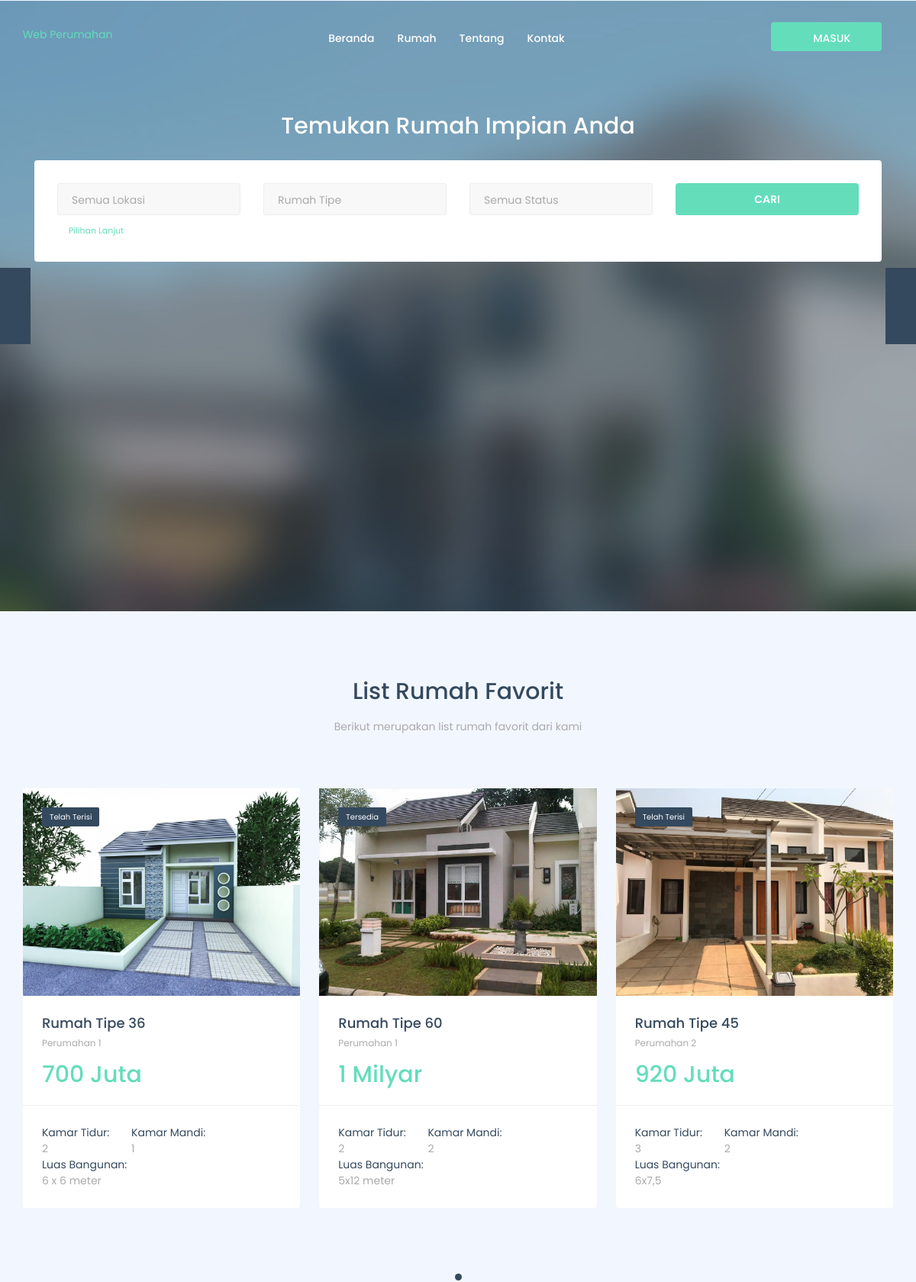
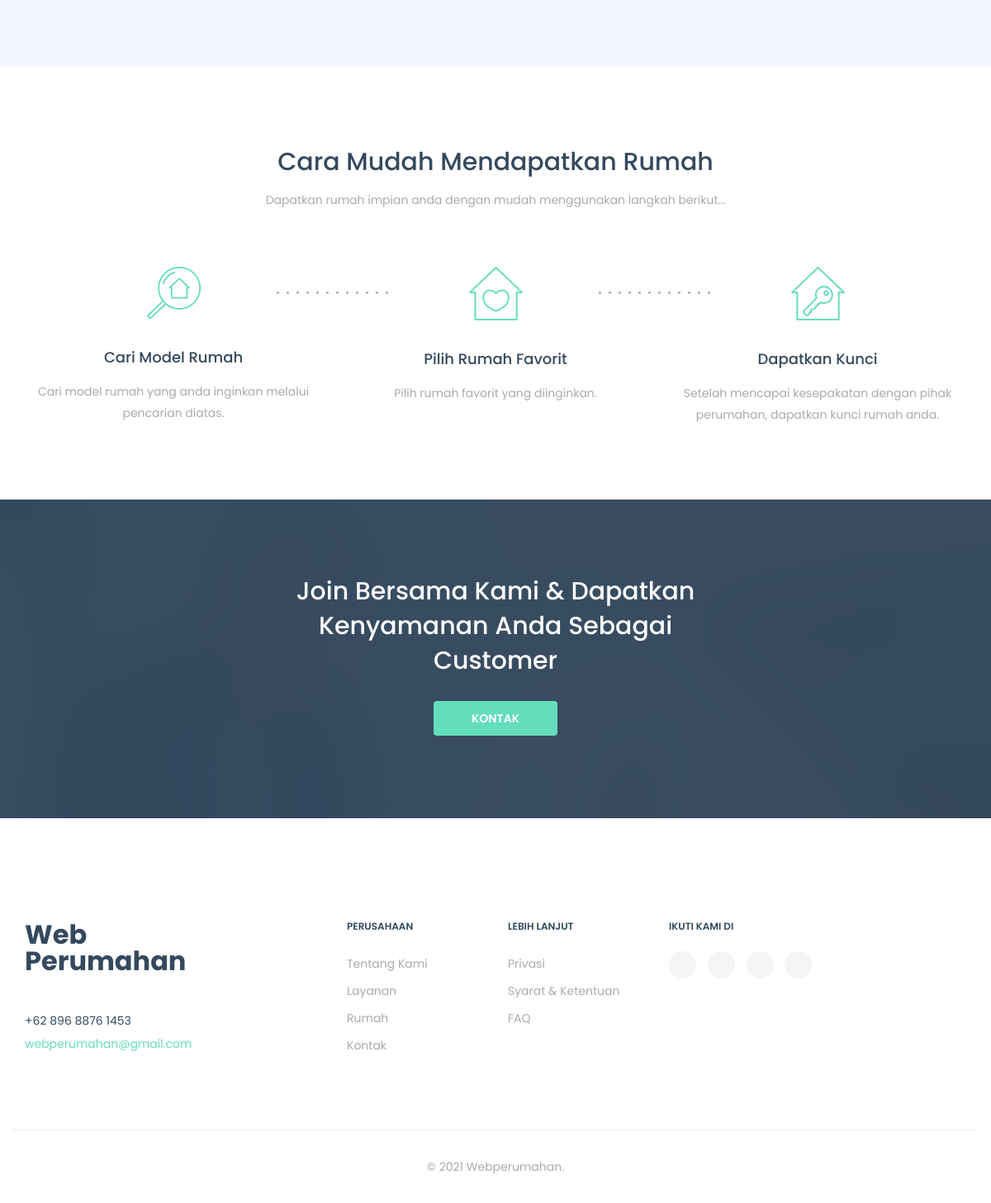
The page /index.php/customer/dashboard on the database its author committed (2 pictures, top to bottom).
### tables this page shows
CREATE TABLE `rumah` (
  `id_rumah` int(12) NOT NULL,
  `nama_rumah` varchar(256) NOT NULL,
  `kode_type` varchar(256) NOT NULL,
  `luas_bangunan` varchar(256) NOT NULL,
  `status` varchar(256) NOT NULL,
  `lokasi` varchar(256) NOT NULL,
  `kamar_tidur` varchar(256) NOT NULL,
  `kamar_mandi` varchar(256) NOT NULL,
  `ruangan` varchar(256) NOT NULL,
  `lantai` varchar(256) NOT NULL,
  `garasi` varchar(256) NOT NULL,
  `deskripsi` text NOT NULL,
  `alamat` varchar(256) NOT NULL,
  `kota` varchar(256) NOT NULL,
  `kode_pos` varchar(256) NOT NULL,
  `harga` varchar(256) NOT NULL,
  `gambar` varchar(256) NOT NULL
);

### application/controllers/customer/dashboard.php (called while the page is built, shortened)
<?php
class Dashboard extends CI_Controller{
    public function index()
    {
        $data['rumah'] = $this->rental_model->get_data('rumah')->result();
        $this->load->view('templates_customer/header');
        $this->load->view('customer/dashboard', $data);
        $this->load->view('templates_customer/footer');
    }
}
?>

### index.php (called while the page is built, shortened)
<?php
require_once BASEPATH.'core/CodeIgniter.php';

### application/models/Rental_model.php (called while the page is built, shortened)
<?php
class Rental_model extends CI_model
{
    public function get_data($table){
        return $this->db->get($table);
    }
}
?>

### application/views/customer/dashboard.php (the view, shortened to what this page needs)
        </header>
        <section id="heroSearch" class="hero-search mtop-100 pt-0 pb-0">
            <div class="container">
                <div class="row">
                    <div class="col-xs-12 col-sm-12 col-md-12">
                        <div class="slider--content">
                            <div class="text-center">
                                <h1>Temukan Rumah Impian Anda</h1>
                            </div>
                            <form class="mb-0">
                                <div class="form-box search-properties">
                                    <div class="row">
                                        <div class="col-xs-12 col-sm-6 col-md-3">
                                            <div class="form-group">
                                                <div class="select--box">
                                                    <i class="fa fa-angle-down"></i>
                                                    <select name="select-location" id="select-location">
                                                        <option>Semua Lokasi</option>
                                                    </select>
                                                </div>
                                            </div>
                                        </div>
                                        <div class="col-xs-12 col-sm-6 col-md-3">
                                            <div class="form-group">
                                                <div class="select--box">
                                                    <i class="fa fa-angle-down"></i>
                                                    <select name="select-type" id="select-type">
                                                        <option>Rumah Tipe</option>
                                                    </select>
                                                </div>
                                            </div>
                                        </div>
                                        <div class="col-xs-12 col-sm-6 col-md-3">
                                            <div class="form-group">
                                                <div class="select--box">
                                                    <i class="fa fa-angle-down"></i>
                                                    <select name="select-status" id="select-status">
                                                        <option>Semua Status</option>
                                                    </select>
                                                </div>
                                            </div>
                                        </div>
                                        <div class="col-xs-12 col-sm-6 col-md-3">
                                            <input type="submit" value="Cari" name="submit" class="btn btn--primary btn--block">
                                        </div>
                                        <div class="col-xs-12 col-sm-12 col-md-12">
                                            <a href="#" class="less--options">Pilihan Lanjut</a>
                                        </div>
                                    </div>
                                </div>
                            </form>
                        </div>
                    </div>
                </div>
            </div>
            <div class="carousel slider-navs" data-slide="1" data-slide-rs="1" data-autoplay="true" data-nav="true" data-dots="false" data-space="0" data-loop="true" data-speed="800">
                <div class="slide--item bg-overlay bg-overlay-dark3">
                </div>
            </div>
        </section>
        <section id="properties-carousel" class="properties-carousel pt-90 pb-90">
            <div class="container">
                <div class="row">
                    <div class="col-xs-12 col-sm-12 col-md-12">
                        <div class="heading heading-2 text-center mb-70">
                            <h2 class="heading--title">List Rumah Favorit</h2>
                            <p class="heading--desc">Berikut merupakan list rumah favorit dari kami</p>
                        </div>
                    </div>
                </div>
                <div class="row">
                    <div class="col-xs-12 col-sm-12 col-md-12">
                        <div class="carousel carousel-dots" data-slide="3" data-slide-rs="2" data-autoplay="true" data-nav="false" data-dots="true" data-space="25" data-loop="true" data-speed="800">
                            <?php foreach( $rumah as $rm): ?>
                                <div class="property-item">
                                    <div class="property--img">
                                        <a href="<?php echo base_url('customer/dashboard/detail_rumah/').$rm->id_rumah ?>">
                                            <img src="<?php echo base_url('assets/upload/' .$rm->gambar) ?>" alt="property image" class="img-responsive">
                                            <span class="property--status"><?php
                                                if ($rm->status == "0"){
                                                    echo "<span> Telah Terisi
                                                    </span>";
                                                }else{
                                                    echo "<span> Tersedia
                                                    </span>";
                                                }
                                                ?></span>
                                        </a>
                                    </div>
                                    <div class="property--content">
                                        <div class="property--info">
                                            <h5 class="property--title"><a href="<?php echo base_url('customer/dashboard/detail_rumah/') .$rm->id_rumah ?>"><?php echo $rm->nama_rumah ?></a></h5>
                                            <p class="property--location"><?php echo $rm->lokasi ?></p>
                                            <p class="property--price"> <?php echo $rm->harga ?></p>
                                        </div>
                                        <div class="property--features">
                                            <ul class="list-unstyled mb-0">
                                                <li><span class="feature">Kamar Tidur:</span><span class="feature-num"><?php echo $rm->kamar_tidur ?></span></li>
                                                <li><span class="feature">Kamar Mandi:</span><span class="feature-num"><?php echo $rm->kamar_mandi ?></span></li>
                                                <li><span class="feature">Luas Bangunan:</span><span class="feature-num"><?php echo $rm->luas_bangunan ?></span></li>
                                            </ul>
                                        </div>
                                    </div>
                                </div>
                            <?php endforeach; ?>
                        </div>
                    </div>
                </div>
            </div>
        </section>
        <section id="feature" class="feature feature-1 text-center bg-white pb-90">
            <div class="container">
                <div class="row">
                    <div class="col-xs-12 col-sm-12 col-md-12">
                        <div class="heading heading-2 text-center mb-70">
                            <h2 class="heading--title">Cara Mudah Mendapatkan Rumah</h2>
                            <p class="heading--desc">Dapatkan rumah impian anda dengan mudah menggunakan langkah berikut...</p>
                        </div>
                    </div>
                </div>
                <div class="row">
                    <div class="col-xs-12 col-sm-4 col-md-4">
                        <div class="feature-panel">
                            <div class="feature--icon">
                                <img src="<?php echo base_url()?>assets/assets_homepage/images/features/icons/5.png" alt="icon img">
                            </div>
                            <div class="feature--content">
                                <h3>Cari Model Rumah</h3>
                                <p>Cari model rumah yang anda inginkan melalui pencarian diatas.</p>
                            </div>
                        </div>
                    </div>
                    <div class="col-xs-12 col-sm-4 col-md-4">
                        <div class="feature-panel">
                            <div class="feature--icon">
                                <img src="<?php echo base_url()?>assets/assets_homepage/images/features/icons/6.png" alt="icon img">
                            </div>
                            <div class="feature--content">
                                <h3>Pilih Rumah Favorit</h3>
                                <p>Pilih rumah favorit yang diinginkan.</p>
                            </div>
                        </div>
                    </div>
                    <div class="col-xs-12 col-sm-4 col-md-4">
                        <div class="feature-panel">
                            <div class="feature--icon">
                                <img src="<?php echo base_url()?>assets/assets_homepage/images/features/icons/7.png" alt="icon img">
                            </div>
                            <div class="feature--content">
                                <h3>Dapatkan Kunci</h3>
                                <p>Setelah mencapai kesepakatan dengan pihak perumahan, dapatkan kunci rumah anda.</p>
                            </div>
                        </div>
                    </div>
                </div>
            </div>
        </section>
<section id="cta" class="cta cta-1 text-center bg-overlay bg-overlay-dark pt-90">
            <div class="container">
                <div class="row">
                    <div class="col-xs-12 col-sm-12 col-md-6 col-md-offset-3">
                        <h3>Join Bersama Kami & Dapatkan Kenyamanan Anda Sebagai Customer</h3>
                        <a href="<?php echo base_url('customer/kontak')?>" class="btn btn--primary">Kontak</a>
                    </div>
                </div>
            </div>
        </section>

### rows shown on the page
rumah: gambar (picture), status "Telah Terisi", nama_rumah "Rumah Tipe 36", lokasi "Perumahan 1", harga "700 Juta", kamar_tidur "2", kamar_mandi "1", luas_bangunan "6 x 6 meter"
rumah: gambar (picture), status "Tersedia", nama_rumah "Rumah Tipe 60", lokasi "Perumahan 1", harga "1 Milyar", kamar_tidur "2", kamar_mandi "2", luas_bangunan "5x12 meter"
rumah: gambar (picture), status "Telah Terisi", nama_rumah "Rumah Tipe 45", lokasi "Perumahan 2", harga "920 Juta", kamar_tidur "3", kamar_mandi "2", luas_bangunan "6x7,5"
